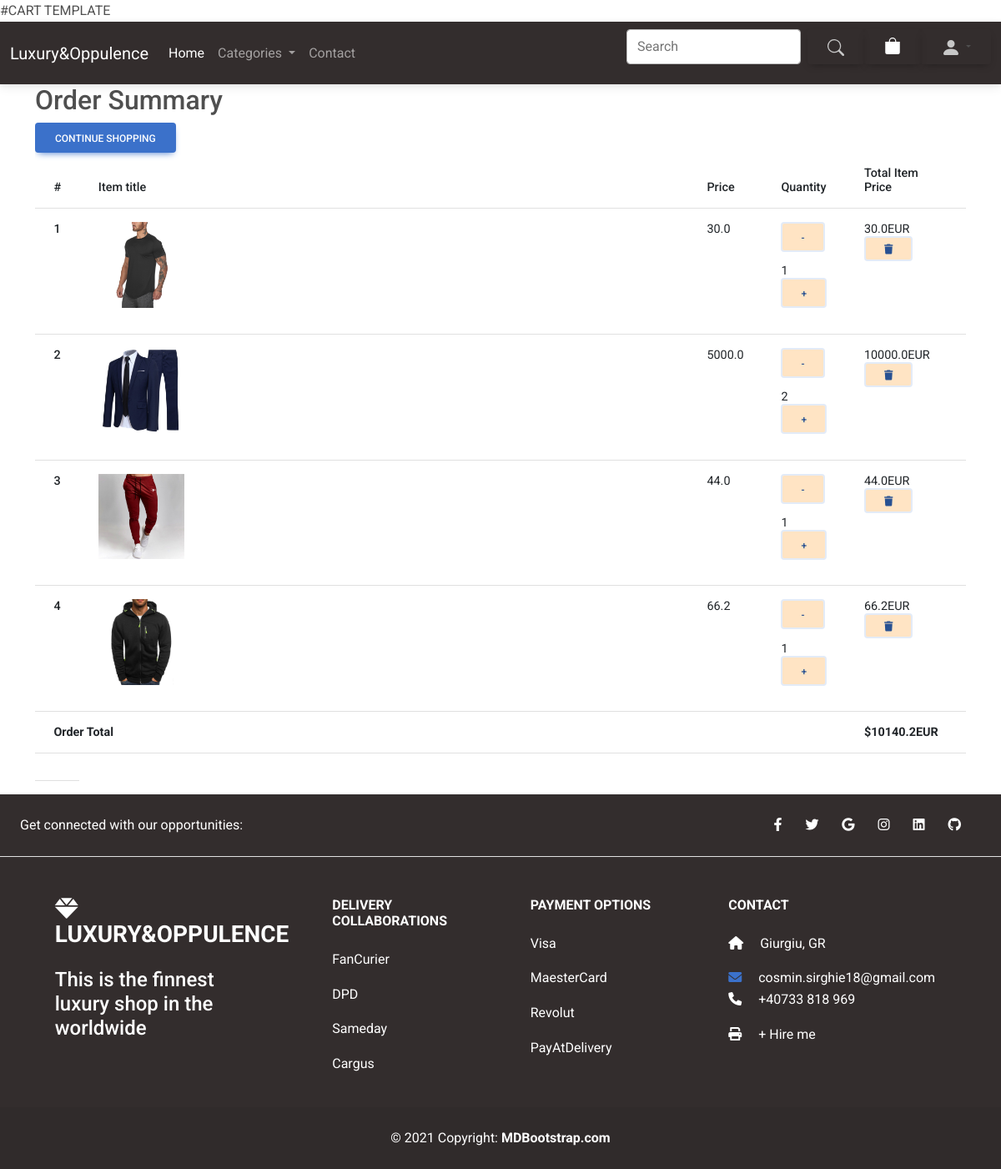
The page /cart/ (signed in) on the database as committed earlier.
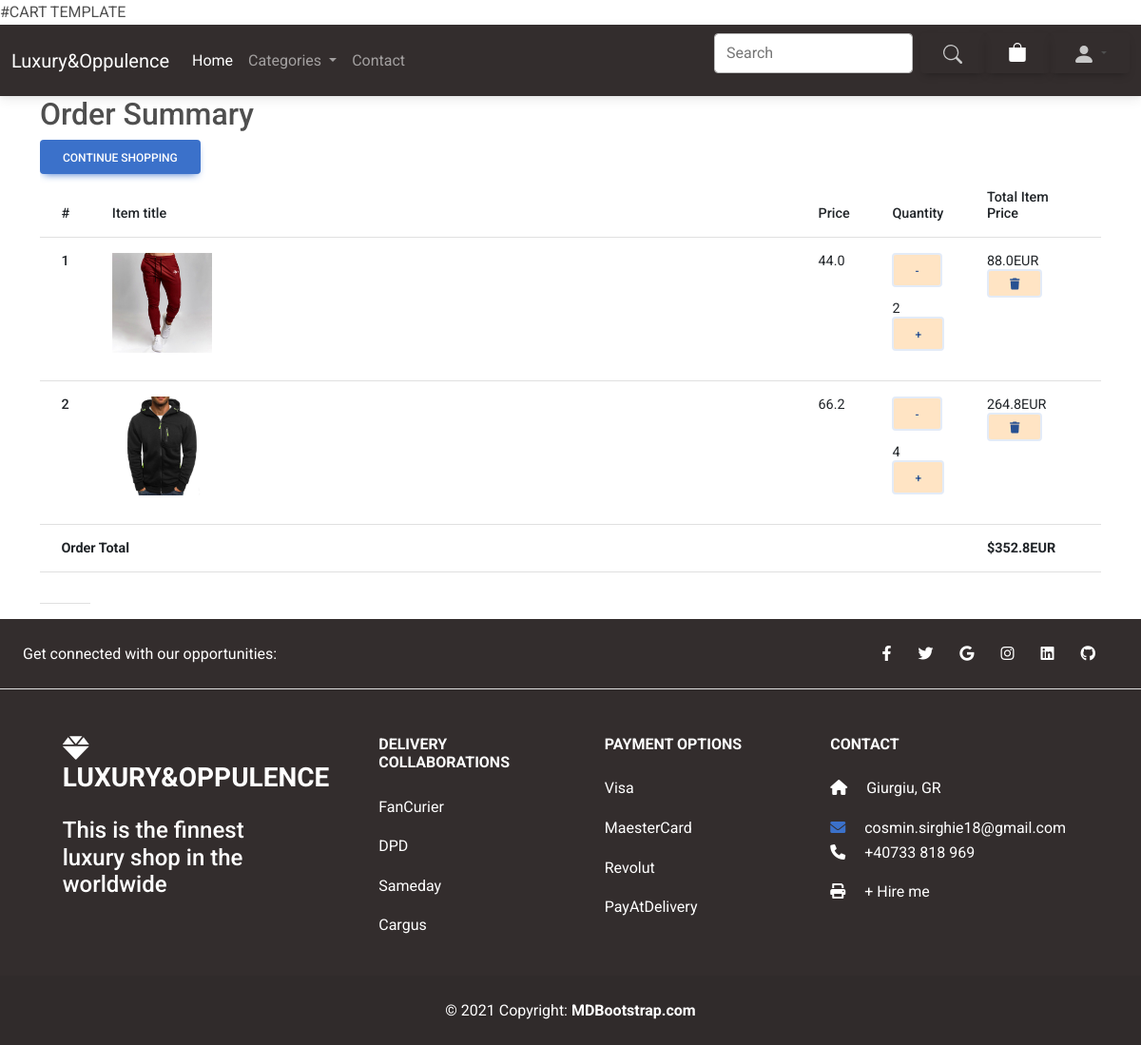
The same page on the database as committed later.
### shop_mag/models.py (models this page shows, shortened)
class CartItem(models.Model):
    item = models.ForeignKey(Item, on_delete=models.CASCADE)
    quantity = models.IntegerField(default=1)
    cart = models.ForeignKey(Cart, on_delete=models.CASCADE)
    def total(self):
        price = self.item.price * self.quantity
        return round(price, 2)

class Item(models.Model):
    name = models.CharField(max_length=250)
    price = models.FloatField()
    category = models.ForeignKey(Category, on_delete=models.CASCADE)
    label = models.CharField(choices=LABEL_CHOICES, max_length=2, blank=False)
    color = models.CharField(choices=COLORS, max_length=50)
    gender = models.CharField(choices=gender, max_length=10)
    description = models.TextField(null=True)
    stock = models.IntegerField(default=10)
    photo = models.ImageField(null=True, max_length=255, upload_to="static/")
    slug = models.SlugField(auto_created=True)

class Cart(models.Model):
    STATUS = (
        ("open", "Open"),
        ("closed", "Closed"),
    )
    user = models.ForeignKey(User, on_delete=models.CASCADE)
    status = models.CharField(max_length=50, choices=STATUS)
    def cart_items(self):
        return CartItem.objects.filter(cart=self)
    def __str__(self):
        return f'{self.status} cart of {self.user.username}'
    def total(self):
        return round(sum([c.total() for c in self.cart_items()]), 2)

### shop_mag/views.py (the view)
# urls.py: path('cart/', views.open_cart_view, name='cart'),
@login_required(login_url=reverse_lazy('login'))
def open_cart_view(request):
    cart: Cart = get_open_cart(request)
    print(f'cart={cart}')
    total = 0
    stripe.api_key = settings.SECRET_KEY
    stripe_total = int(total * 100)
    description = 'ShopMag - New order'
    data_key = settings.STRIPE_PUBLISHABLE_KEY
    return render(request, 'order.html', dict(cart=cart, total=total, data_key=data_key, stripe_total=stripe_total))

### shop_mag/context_processors.py (called while the page is built)
def navbar_data(request):
    categories = Category.objects.all()
    return {'categories': categories}

### shop_mag/views.py (called while the page is built)
def get_open_cart(request):
    open_cart = Cart.objects.filter(user=request.user, status='open').first()
    if open_cart is None:
        open_cart = Cart.objects.create(user=request.user, status='open')
    return open_cart

### templates/order.html (shortened to what this page needs)
{% extends "base.html" %}
{% load static %}
{% block content %}
    <main>
        <div class="container">
            <div class="table-responsive text-nowrap">
                <h2>Order Summary</h2>
                <table class="table">
                    <thead>
                    <tr>
                        <th scope="col">#</th>
                        <th scope="col">Item title</th>
                        <th scope="col">Price</th>
                        <th scope="col">Quantity</th>
                        <th scope="col">Total Item Price</th>
                    </tr>
                    </thead>
                    <tbody>
                    {% for cart_item in cart.cart_items %}
                        <tr>
                            <th scope="row">{{ forloop.counter }}</th>
                            <td>
                                <img style="width: 15%; height: 15%" src="{{ cart_item.item.photo.url }}" alt="#">
                            </td>
                            <td>{{ cart_item.item.price }}</td>
                            <td>
                                <form action="{% url 'shop_mag:add_product_to_cart' %}" method="post">
                                    <button type="submit" class="btn btn-outline-secondary add-btn"
                                            style="background: bisque;">-
                                    </button>
                                </form>
                                {{ cart_item.quantity }}
                                <form action="{% url 'shop_mag:add_product_to_cart' %}" method="post">
                                    <button type="submit" class="btn btn-outline-secondary add-btn"
                                            style="background: bisque;">+
                                    </button>
                                </form>
                            </td>
                            <td>
                                {{ cart_item.total }}EUR
                                <form action="{% url 'shop_mag:add_product_to_cart' %}" method="post">
                                    <button type="submit" class="btn btn-outline-secondary add-btn"
                                            style="background: bisque;">
                                        <i class="fas fa-trash float-right"></i>
                                    </button>
                                </form>
                            </td>
                        </tr>
                    {% empty %}
                        <tr>
                            <td colspan='5'>Your cart is empty</td>
                        </tr>
                    {% endfor %}
                    {% if cart.cart_items %}
                        <tr>
                            <td colspan="4"><b>Order Total</b></td>
                            <td><b>${{ cart.total }}EUR</b></td>
                        </tr>
                        <tr>
                        <td>
                        </td>
                    {% endif %}
                    <a class='btn btn-primary float-right' href="{% url 'shop_mag:home' %}">Continue shopping</a>
                    </tr>
                    </tbody>
                </table>
            </div>
        </div>
    </main>
{% endblock content %}

Rows that differ between the two databases and show on the page:
removed CartItem: item.photo (picture), item.price "30.0", quantity "1", total "30.0"
removed CartItem: item.photo (picture), item.price "5000.0", quantity "2", total "10000.0"
changed CartItem (number 1 of 2 on the later page): quantity "1" → "2"; total "44.0" → "88.0"
changed CartItem (number 2 of 2 on the later page): quantity "1" → "4"; total "66.2" → "264.8"
changed through a linked row, Cart: total "10140.2" → "352.8"
